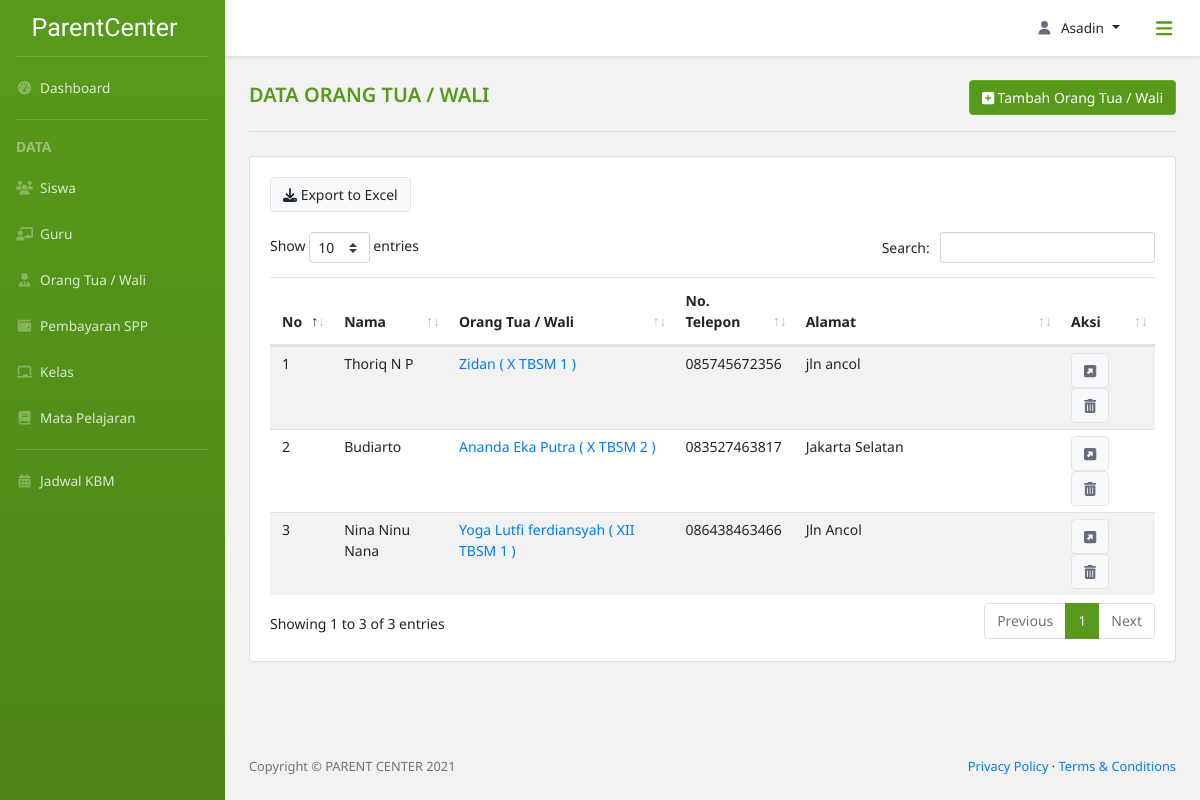
The app's page /data_orangtua/ (signed in) with its own data.
### parent_center_app/models.py (models this page shows, shortened)
class OrangTua(models.Model):
    id_ortu = models.ForeignKey(Siswa, on_delete=CASCADE)
    nama = models.CharField(max_length=50)
    keterangan = models.CharField(max_length=50)
    no_tlp = models.CharField(max_length=13)
    alamat = models.TextField(null=True)
    id_user = models.OneToOneField(
        ExtendUser,
        null=True,
        on_delete=models.SET_NULL
    )
    class jns_kelamin(models.TextChoices):
        P = 'Perempuan'
        L = 'Laki-Laki'
    jns_kelamin = models.CharField(
        max_length=10,
        choices=jns_kelamin.choices,
        default=jns_kelamin.L
    )

class Siswa(models.Model):
    nis = models.CharField(max_length=15, null=True)
    nisn = models.CharField(max_length=15, null=True)
    id_siswa = models.CharField(
        max_length=30,
        primary_key=True,
        unique=True,
        default=custom_siswa,
        editable=False
    )
    nama = models.CharField(max_length=50)
    tpt_lahir = models.CharField(max_length=50)
    tgl_lahir = models.DateField(default=date.today)
    agama = models.CharField(max_length=15)
    class jns_kelamin(models.TextChoices):
        P = 'Perempuan'
        L = 'Laki-Laki'
    jns_kelamin = models.CharField(
        max_length=10,
        choices=jns_kelamin.choices,
        default=jns_kelamin.L
    )
    no_tlp = models.CharField(max_length=13, null=True)
    alamat = models.TextField(null=True)
    id_kelas = models.ForeignKey(
        Kelas,
        null=True,
        on_delete=models.SET_NULL
    )

class Kelas(models.Model):
    id_kelas = models.CharField(
        max_length=10,
        primary_key=True,
        unique=True,
        default=custom_kelas,
        editable=False
    )
    class rentang_kelas(models.TextChoices):
        X = 'X'
        XI = 'XI'
        XII = 'XII'
    kelas = models.CharField(
        max_length=3,
        choices=rentang_kelas.choices,
        default=rentang_kelas.X
    )
    class jurusan(models.TextChoices):
        TITL = 'TITL', 'Teknik Intalasi Tenaga Listrik'
        TP = 'TP', 'Teknik Pemesinan'
        TKR = 'TKR', 'Teknik Kendaraan Ringan'
        TKJ = 'TKJ', 'Teknik Komputer Jaringan'
        RPL = 'RPL', 'Rekayasa Perangkat Lunak'
        TBSM = 'TBSM', 'Teknik dan Bisnis Sepeda Motor'
    jurusan = models.CharField(
        max_length=30,
        choices=jurusan.choices,
        default=jurusan.TITL
    )
    no_kelas = models.SmallIntegerField(
        default=1,
        validators=[MinValueValidator(1)]
    )

### parent_center_app/views.py (the view)
# urls.py: path('data_orangtua/', views.dataOrangtua, name='data orang tua'),
@login_required(login_url='login')
def dataOrangtua(request):
    if level_permission(request, ['Admin']) is False:
        return redirect(level_login(request))
    else:
        orangTuas = OrangTua.objects.all()
        context = {
            'title': 'Data Orang Tua / Wali',
            'OrangTuas': orangTuas,
        }
        return render(request,
                      'parent_center_app/data_orangtua.html',
                      context)

### parent_center_app/views.py (called while the page is built)
def level_permission(current_user, level: list) -> bool:
    if current_user.user.extenduser.user_level in level:
        return True
    else:
        return False

### parent_center_app/templates/parent_center_app/data_orangtua.html (shortened to what this page needs)
{% extends 'parent_center_app/base.html' %}
{% block breadcrumb %}
<div class="row d-flex pt-4 div-tambah">
    <div class="col-lg-7 col-sm-6">
        <div class="div-title">
            <span class="title-content">{{title}}</span>
        </div>
    </div>
    <div class="col-lg-5 col-sm-6 align-self-center text-right">
        <a class="btn btn-light btn-tambah" href="/tambah_orangtua"><i class="fas fa-plus-square"></i> Tambah Orang Tua / Wali</a>
    </div>
</div>
<hr class="dropdown-divider hr-title mb-4 mx-4 mt-3">
{% endblock breadcrumb %}
{% block content %}
    <div class="row">
        <div class="col-lg-12">
            <div class="card">
                <div class="card-body card-dashboard">
                    <div class="row mx-0">
                        <div class="col-lg-12 px-0 div-sort">
                            <button class="btn btn-light"><i class="fas fa-download"></i> Export to Excel</button>
                        </div>
                    </div>
                    <div class="table-responsive table-siswa">
                        <table class="table table table-striped table-siswa" id="table-custom">
                            <thead>
                                <tr>
                                    <th scope="col">No</th>
                                    <th scope="col">Nama</th>
                                    <th scope="col">Orang Tua / Wali</th>
                                    <th scope="col">No. Telepon</th>
                                    <th scope="col" style="width: 30%;">Alamat</th>
                                    <th scope="col">Aksi</th>
                                </tr>
                            </thead>
                            <tbody>
                                {% for orangTua in OrangTuas %}
                                <tr>
                                    <td>{{forloop.counter}}</td>
                                    <td>{{orangTua.nama}}</td>
                                    <td>
                                        <a href="{% url 'detail siswa' pk=orangTua.id_ortu.pk %}">
                                            {{orangTua.id_ortu.nama}}
                                            (
                                                {{orangTua.id_ortu.id_kelas.kelas}}
                                                    {% if orangTua.id_ortu.id_kelas.jurusan == "Rekayasa Perangkat Lunak" %}
                                                        RPL
                                                    {% elif orangTua.id_ortu.id_kelas.jurusan == "Teknik Komputer Jaringan" %}
                                                        TKJ
                                                    {% elif orangTua.id_ortu.id_kelas.jurusan == "Teknik Intalasi Tenaga Listrik" %}
                                                        TITL
                                                    {% elif orangTua.id_ortu.id_kelas.jurusan == "Teknik Pemesinan" %}
                                                        TP
                                                    {% elif orangTua.id_ortu.id_kelas.jurusan == "Teknik Kendaraan Ringan" %}
                                                        TKR
                                                    {% else %}
                                                        TBSM
                                                    {% endif %}
                                                {{ orangTua.id_ortu.id_kelas.no_kelas }}
                                            )
                                        </a>
                                    </td>
                                    <td>{{orangTua.no_tlp}}</td>
                                    <td>{{orangTua.alamat}}</td>
                                    <td>
                                        <a class="btn btn-light" href="{% url 'detail orangtua' pk=orangTua.pk %}"><i class="fas fa-external-link-square-alt"></i></a>
                                        <button class="btn btn-light" type="button" data-toggle="modal" data-target="#modal_hapus"><i class="fas fa-trash-alt"></i></button>
                                    </td>
                                </tr>
                                {% endfor %}
                            </tbody>
                        </table>
                    </div>
                </div>
            </div>
        </div>
    </div>
{% endblock content %}

### parent_center_app/templates/parent_center_app/base.html (shortened to what this page needs)
{% load static %}
<!DOCTYPE html>
<html lang="en">
    <head>
        <link href="{% static 'parent_center_app/assets/css/bootstrap-toggle.min.css' %}" rel="stylesheet">
        <link href="{% static 'parent_center_app/assets/css/style-custom.css' %}" rel="stylesheet" />
        <link href="{% static 'parent_center_app/assets/css/styles.css' %}" rel="stylesheet" />
        <link rel="stylesheet" type="text/css" href="{% static 'parent_center_app/assets/css/dataTables.bootstrap4.min.css' %}"/>
        <link href="{% static 'parent_center_app/vendor/fontawesome-free/css/all.min.css' %}" rel="stylesheet" type="text/css">
        <link href="//cdn.jsdelivr.net/npm/select2@4.1.0-rc.0/dist/css/select2.min.css" rel="stylesheet" />
    </head>
    <body class="sb-nav-fixed">
        <nav class="sb-topnav navbar navbar-expand navbar-dark bg-putih shadow-sm">
            <button class="btn btn-link btn-sm order-1 rounded-circle" id="sidebarToggle" href="#"><i class="fas fa-bars fa-lg"></i></button>
            <ul class="navbar-nav ml-auto md-0 mr-2">
                <li class="nav-item dropdown">
                    <a class="nav-link dropdown-toggle" id="userDropdown" href="#" role="button" data-toggle="dropdown" aria-haspopup="true" aria-expanded="false"><i class="fas fa-user fa-fw"></i>{{ request.user }}</a>
                </li>
            </ul>
        </nav>
        <div id="layoutSidenav">
            <div id="layoutSidenav_nav">
                <nav class="sb-sidenav accordion bg-green" id="sidenavAccordion">
                    <div class="sb-sidenav-menu">
                        <div class="nav">
                            <a class="navbar-brand d-flex align-self-center align-items-center" href="/dashboard_admin">
                                ParentCenter
                            </a>
                            <div class="dropdown-divider mx-3 mt-0"></div>
                            <a class="nav-link" href="/dashboard_admin">
                                <i class="fas fa-fw fa-tachometer-alt"></i>&nbsp;
                                Dashboard
                            </a>
                            <div class="dropdown-divider mx-3"></div>
                            <div class="dropdown-header">
                                DATA
                            </div>
                            <a class="nav-link" href="/data_siswa">
                                <i class="fas fa-fw fa-users"></i>&nbsp;
                                Siswa
                            </a>
                            <a class="nav-link" href="/data_guru">
                                <i class="fas fa-fw fa-chalkboard-teacher"></i>&nbsp;
                                Guru
                            </a>
                            <a class="nav-link" href="/data_orangtua">
                                <i class="fas fa-fw fa-user-tie"></i>&nbsp;
                                Orang Tua / Wali
                            </a>
                            <a class="nav-link" href="/cari_spp">
                                <i class="fas fa-fw fa-wallet"></i>&nbsp;
                                Pembayaran SPP
                            </a>
                            <a class="nav-link" href="/data_kelas">
                                <i class="fas fa-fw fa-chalkboard"></i>&nbsp;
                                Kelas
                            </a>
                            <a class="nav-link" href="/data_mapel">
                                <i class="fas fa-fw fa-book"></i>&nbsp;
                                Mata Pelajaran
                            </a>
                            <div class="dropdown-divider mx-3"></div>
                            <a class="nav-link" href="/jadwal_kbm">
                                <i class="fas fa-fw fa-calendar-alt"></i>&nbsp;
                                Jadwal KBM
                            </a>
                        </div>
                    </div>
                </nav>
            </div>
            <div id="layoutSidenav_content">
                <main>
                    <div class="container-fluid px-0">
                        {% block breadcrumb %}
                        {% endblock breadcrumb %}
                        {% block content %}
                        {% endblock content %}
                    </div>
                </main>
                <footer class="py-4 bg-grey mt-auto">
                    <div class="container-fluid">
                        <div class="d-flex align-items-center justify-content-between small">
                            <div class="text-muted">Copyright &copy; PARENT CENTER 2021</div>
                            <div>
                                <a href="/privacy-policy">Privacy Policy</a>
                                &middot;
                                <a href="/terms-condition">Terms &amp; Conditions</a>
                            </div>
                        </div>
                    </div>
                </footer>
            </div>
        </div>
    </body>
</html>

### parent_center_app/static/parent_center_app/assets/css/style-custom.css (style rules this page uses)
* { font-family: 'Noto Sans', sans-serif; }
body { background-color: #f2f2f2!important; }
#userDropdown svg { margin-right: .5rem; }
#userDropdown { text-transform: capitalize; }
a#userDropdown.nav-link.dropdown-toggle::after { margin-left: .5rem!important; }
.bg-putih { background-color: #fff; }
.bg-green { background-color: #57991a; background-image: linear-gradient(180deg,#57991a 10%,#4d8517 100%); background-size: cover; }
.sb-sidenav-menu a.nav-link { color: rgba(255,255,255,.8)!important; }
.sb-sidenav-menu a.nav-link svg { color: rgba(255,255,255,.3)!important; }
.navbar-nav a, #ddUser .dropdown-item { color: #212529!important; }
.navbar-nav a svg, .card-dashboard svg { color: #686a7d!important; }
.sb-sidenav .dropdown-divider { border-color: rgba(255,255,255,.15); }
.sb-sidenav .dropdown-header { color: rgba(255,255,255,.4); }
#sidebarToggle { height: 2.5rem!important; width: 2.5rem!important; font-weight: 400!important; color: #57991a!important; }
.navbar-brand { height: 56px; color: #fff; font-family: 'Satisfy', cursive!important; font-size: 25px!important; }
.sb-nav-fixed .sb-topnav { z-index: 1038!important; }
.sb-nav-fixed #layoutSidenav #layoutSidenav_nav .sb-sidenav { padding-top: 0!important; }
.dropdown-header { padding-left: 1rem!important; font-weight: bold; }
.sb-sidenav-menu, .sb-topnav.navbar, #ddUser .dropdown-item { font-size: 13.6px; }
.nav-link { padding: 12.8px 16px!important; }
.title-content { font-size: 20px; font-weight: 600; color: #57991a; text-transform: uppercase; }
.hr-title { border-color: #ddd!important; border-width: 2px; }
.card-dashboard, #btn-jadwal, .dropdown-jadwal .dropdown-item { font-size: 15px!important; }
.card-dashboard .row { margin-bottom: 1.25rem; }
#table-custom_wrapper *, .table-custom-dashboard * { font-size: 14px; }
.container-fluid .row { margin-left: .75rem; margin-right: .75rem; }
.table-siswa tbody tr td { padding: 6px 12px; }
.btn-tambah.btn-light { background-color: #57991a!important; border-color: #66ad1f!important; font-size: 14px!important; color: #fff!important; }
.div-sort * { font-size: 14px!important; color: #212529; }
.btn-light { border: 1px solid #e2e6ea!important; }

### records on screen
OrangTua: nama "Thoriq N P", id_ortu.nama "Zidan", id_ortu.id_kelas.kelas "X", shows "TBSM", id_ortu.id_kelas.no_kelas "1", no_tlp "085745672356", alamat "jln ancol"
OrangTua: nama "Budiarto", id_ortu.nama "Ananda Eka Putra", id_ortu.id_kelas.kelas "X", shows "TBSM", id_ortu.id_kelas.no_kelas "2", no_tlp "083527463817", alamat "Jakarta Selatan"
OrangTua: nama "Nina Ninu Nana", id_ortu.nama "Yoga Lutfi ferdiansyah", id_ortu.id_kelas.kelas "XII", shows "TBSM", id_ortu.id_kelas.no_kelas "1", no_tlp "086438463466", alamat "Jln Ancol"

### other values on screen
{{ request.user }} "Asadin"
{{ title }} "DATA ORANG TUA / WALI"
